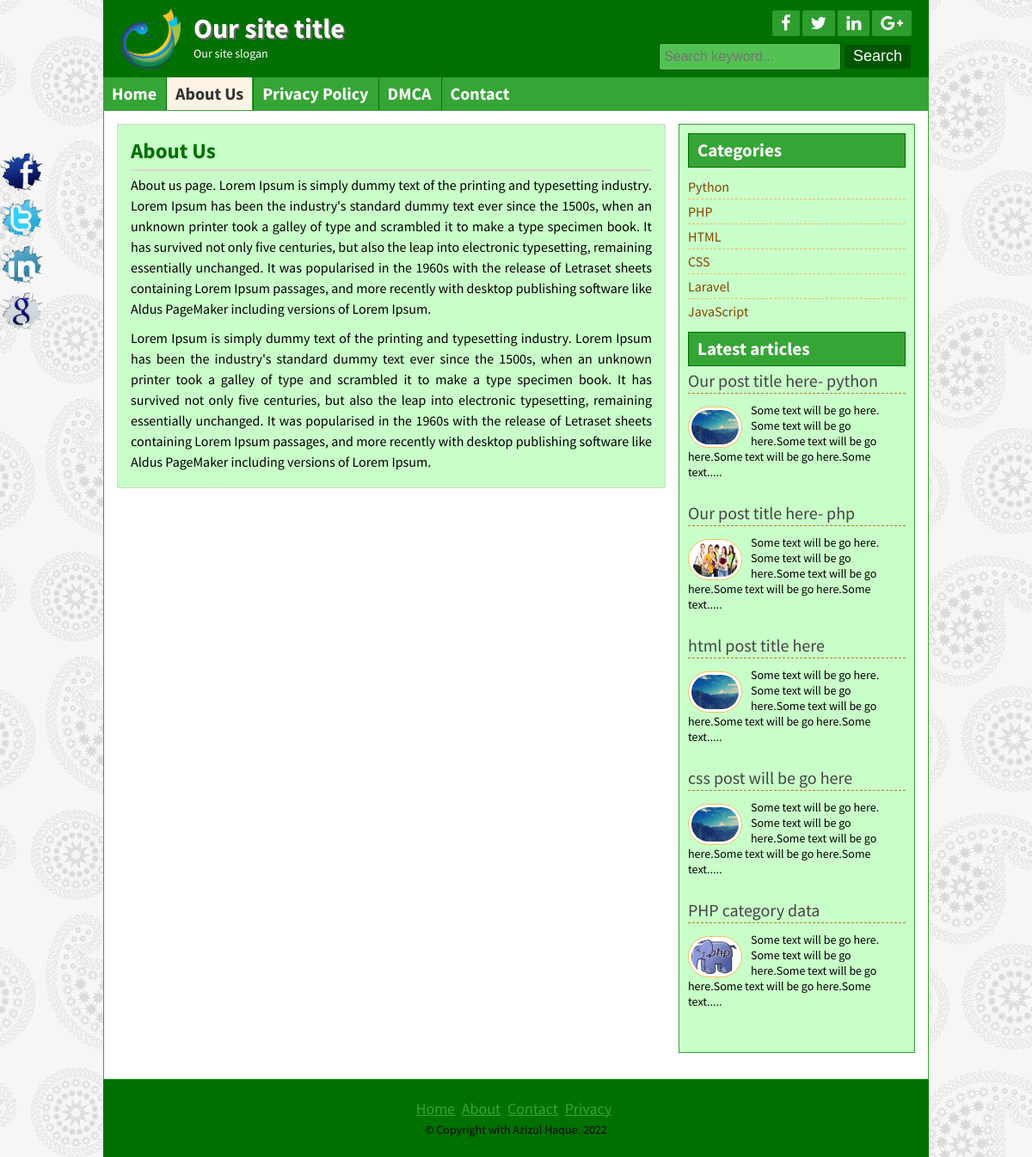
Page /page.php?pageid=1 on the committed database.
### tables this page shows
CREATE TABLE `title_slogan` (
  `id` int(11) NOT NULL,
  `title` varchar(255) NOT NULL,
  `slogan` varchar(255) NOT NULL,
  `logo` varchar(255) NOT NULL
);

CREATE TABLE `tbl_social` (
  `id` int(11) NOT NULL,
  `fb` varchar(255) NOT NULL,
  `tw` varchar(255) NOT NULL,
  `ln` varchar(255) NOT NULL,
  `gp` varchar(255) NOT NULL
);

CREATE TABLE `tbl_page` (
  `id` int(11) NOT NULL,
  `name` varchar(255) NOT NULL,
  `body` mediumtext NOT NULL
);

CREATE TABLE `tbl_category` (
  `id` int(11) NOT NULL,
  `name` varchar(50) NOT NULL
);

CREATE TABLE `tbl_post` (
  `id` int(11) NOT NULL,
  `cat` int(11) NOT NULL,
  `title` varchar(255) NOT NULL,
  `body` text NOT NULL,
  `image` varchar(255) NOT NULL,
  `author` varchar(50) NOT NULL,
  `tags` varchar(255) NOT NULL,
  `date` timestamp NOT NULL DEFAULT current_timestamp(),
  `userid` int(11) NOT NULL
);

CREATE TABLE `tbl_footer` (
  `id` int(11) NOT NULL,
  `note` varchar(255) NOT NULL
);

### lib/Database.php (called while the page is built, shortened)
<?php
	Class Database{
		public $host   = DB_HOST;
		public $user   = DB_USER;
		public $pass   = DB_PASS;
		public $dbname = DB_NAME;
		public $link;
		private function connectDB(){
		$this->link = new mysqli($this->host, $this->user, $this->pass, $this->dbname);
	}
		public function select($query){
			$result = $this->link->query($query) or die($this->link->error.__LINE__);
			if($result->num_rows > 0){
				return $result;
			} else {
				return false;
			}
		}
	}
?>

### helpers/format.php (called while the page is built, shortened)
<?php
class Format
{
    public function textShorten($text, $limit = 400)
    {
        $text = $text." ";
        $text = substr($text, 0, $limit);
        $text = substr($text, 0, strrpos($text, ' '));
        $text = $text.".....";
        return $text;
    }
}
?>

### page.php (the view)
<?php include 'inc/header.php'; ?>
<?php
	$pageid = mysqli_real_escape_string($db->link, $_GET['pageid']);
	if (!isset($pageid) || $pageid == NULL) {
		header("Location:404.php");
	} else {
		$id = $pageid;
	}
?>
<?PHP
	$pagequery = "SELECT * FROM tbl_page WHERE id = $id";
	$pagedetails = $db->select($pagequery);
	if ($pagedetails) {
		while ($result = $pagedetails->fetch_assoc()) {
			?>
<div class="contentsection contemplete clear" style="display:flex;">
	<div class="maincontent clear" style="height:fit-content;">
			<div class="about">
				<h2><?php echo $result['name']; ?></h2>
				<?php echo $result['body']; ?>
	</div>
</div>
<?php
		}
	}
	else{
		header("Location:404.php");
	}
?>
<?php include 'inc/sidebar.php'; ?>
<?php include 'inc/footer.php'; ?>

### inc/header.php (shortened to what this page needs)
<?php include 'lib/Database.php' ?>
<?php include 'helpers/Format.php' ?>
<?php
	$db = new Database();
	$fm = new Format();
?>
<!DOCTYPE html>
<html>
<head>
	<?php include 'scripts/css.php'; ?>
</head>
<body>
	<div class="headersection templete clear">
		<a href="index.php">
			<div class="logo">
				<?php
					$query = "SELECT * FROM title_slogan WHERE id = 1";
					$blog_title = $db->select($query);
					if ($blog_title) {
                        while ($result = $blog_title->fetch_assoc()) {
                            ?>
				<img src="admin/<?php echo $result['logo']; ?>" alt="Logo"/>
				<h2><?php echo $result['title']; ?></h2>
				<p><?php echo $result['slogan']; ?></p>
				<?php
                        } } ?>
			</div>
		</a>
		<div class="social clear">
			<div class="icon clear">
				<?php
					$query = "SELECT * FROM tbl_social WHERE id = 1";
					$socialmedia = $db->select($query);
					if ($socialmedia) {
                        while ($result = $socialmedia->fetch_assoc()) {
                            ?>
				<a href="<?php echo $result['fb']; ?>" target="_blank"><i class="fa fa-facebook"></i></a>
				<a href="<?php echo $result['tw']; ?>" target="_blank"><i class="fa fa-twitter"></i></a>
				<a href="<?php echo $result['ln']; ?>" target="_blank"><i class="fa fa-linkedin"></i></a>
				<a href="<?php echo $result['gp']; ?>" target="_blank"><i class="fa fa-google-plus"></i></a>
				<?php
                        } }
				?>
			</div>
			<div class="searchbtn clear">
			<form action="search.php" method="get">
				<input type="text" name="search" placeholder="Search keyword..."/>
				<input type="submit" name="submit" value="Search"/>
			</form>
			</div>
		</div>
	</div>
<div class="navsection templete">
	<?php
		$path = $_SERVER['SCRIPT_FILENAME'];
		$currentpage = basename($path, '.php');
	?>
	<ul>
		<li><a
		<?php
			if ($currentpage == 'index') {
				echo "id = 'active'";
			}
		?>
		href="index.php">Home</a></li>
		<?php
			$query = "SELECT * FROM tbl_page";
			$page = $db->select($query);
			if ($page) {
				while ($result = $page->fetch_assoc()) {
					?>
		<li><a
		<?php
			if (isset($_GET['pageid']) && $_GET['pageid'] == $result['id']) {
				echo "id='active'";
			}
		?>
		href="page.php?pageid=<?php echo $result['id']; ?>"><?php echo $result['name']; ?></a></li>
		<?php
				} }
		?>
		<li><a
		<?php
			if ($currentpage == 'contact') {
				echo "id = 'active'";
			}
		?>
		href="contact.php">Contact</a></li>
	</ul>
</div>

### inc/sidebar.php
<div class="sidebar clear" style="height:fit-content;">
	<div class="samesidebar clear">
		<h2>Categories</h2>
		<ul>
			<?php
				$query = "SELECT * FROM tbl_category";
				$category = $db->select($query);
				if ($category) {
					while ($result = $category->fetch_assoc()){
						?>
						<li><a href="posts.php?category=<?php echo $result['id']; ?>"><?php echo $result['name']; ?></a></li>
						<?php } } else{ ?>
							<li><a href="#">No category avilable!!</a></li>
						<?php } ?>
		</ul>
	</div>
    <div class="samesidebar clear">
		<h2>Latest articles</h2>
		<?php
			$query = "SELECT * FROM tbl_post limit 5";
			$post = $db->select($query);
			if ($post) {
				while ($result = $post->fetch_assoc()){
		?>
		<div class="popular clear">
			<h3><a href="post.php?id=<?php echo $result['id']; ?>"><?php echo $result['title']; ?></a></h3>
			<a href="post.php?id=<?php echo $result['id']; ?>"><img src="admin/<?php echo $result['image']; ?>" alt="post image"/></a>
			<?php echo $fm->textShorten($result['body'], 120); ?>
		</div>
		<?php
				} } else{header("Location:404.php"); }
		?>
	</div>
</div>

### inc/footer.php (shortened to what this page needs)
</div>
<div class="footersection templete clear">
	  <div class="footermenu clear">
		<ul>
			<li><a href="#">Home</a></li>
			<li><a href="#">About</a></li>
			<li><a href="#">Contact</a></li>
			<li><a href="#">Privacy</a></li>
		</ul>
	  </div>
	  <?php
	  		$query = "SELECT * FROM tbl_footer WHERE id = 1";
			$footernote = $db->select($query);
            if ($footernote) {
                while ($result = $footernote->fetch_assoc()) {
                    ?>
	  <p>&copy; <?php echo $result['note']; ?>. <?php echo date('Y');                                                                                                                      ?></p>
	  <?php
                }
            }
	  ?>
	</div>
	<div class="fixedicon clear">
		<?php
			$query = "SELECT * FROM tbl_social WHERE id = 1";
			$socialmedia = $db->select($query);
			if ($socialmedia) {
                while ($result = $socialmedia->fetch_assoc()) {
                    ?>
		<a href="<?php echo $result['fb']; ?>" target="_blank"><img src="images/fb.png" alt="Facebook"/></a>
		<a href="<?php echo $result['tw']; ?>" target="_blank"><img src="images/tw.png" alt="Twitter"/></a>
		<a href="<?php echo $result['ln']; ?>" target="_blank"><img src="images/in.png" alt="LinkedIn"/></a>
		<a href="<?php echo $result['gp']; ?>" target="_blank"><img src="images/gl.png" alt="GooglePlus"/></a>
		<?php
                } }
		?>
	</div>
</body>
</html>

### style.css (style rules this page uses)
* { margin:0;padding:0;outline:0 }
body { font-family: 'Source Sans Pro', sans-serif;font-size:14px;line-height:18px;color:#000;background:url(images/bg.png)repeat fixed 0 0 #fff; }
.templete { width:960px;margin:0 auto; }
.contemplete { margin: 0 auto; width: 928px; }
.clear { overflow:hidden; }
input[type="text"], input[type="email"] { border: 1px solid #cfc5b6; border-radius: 3px; margin-bottom: 5px; padding: 5px; width: 300px; }
input[type="submit"] { background: #b7801c none repeat scroll 0 0; border: 1px solid #e6af4b; color: #fff; cursor: pointer; font-size: 20px; padding: 1px 10px; }
.headersection { background: #ca932f none repeat scroll 0 0; color: #fff; }
.logo { float: left; width: 580px; }
.logo img { float: left; margin-right: 15px; padding-bottom: 10px; padding-left: 20px; padding-top: 10px; width: 70px; }
.logo h2 { color: #fff; font-size: 32px; margin-bottom: 11px; margin-top: 24px; text-shadow: 2px 2px 0 #666; }
.logo p { color:#fff; }
.social { float: right; margin-right: 20px; margin-top: 12px; text-align: right; width: 360px; }
.icon { float: right; }
.icon a { background: #a56e0a none repeat scroll 0 0; border-radius: 2px; color: #fff; display: block; float: left; font-size: 20px; margin-left: 3px; padding: 5px 10px; }
.searchbtn { float: right; margin-top: 8px; }
.searchbtn input[type="text"] { border: 1px solid #A56E0A; width: 200px; background: #FFE07C; font-size: 16px; height: 20px; }
.searchbtn input[type="submit"] { border: 1px solid #9d6602; border-radius: 3px; font-size: 18px; height: 30px; padding-left: 10px; padding-right: 10px; padding-top: 0; cursor: pointer; }
.navsection { background: none repeat scroll 0 0 #e6af4b; min-height: 38px; }
.navsection ul { margin:0;padding:0;list-style:none; }
.navsection ul li { border-left: 1px solid #fdc662; border-right: 1px solid #c18a26; display: block; float: left; position:relative; }
.navsection ul li:first-child { border-left: 0px solid #fdc662; }
.navsection ul li:last-child { border-right: 0px solid #c18a26; }
.navsection ul li a { color: #fff; display: block; font-size: 20px; font-weight: bold; padding: 10px; text-decoration: none; }
.navsection ul li a:hover, #active { background:#FEF4E5;color:#333; }
.contentsection { background: #ffffff none repeat scroll 0 0; border: 1px solid #ca932f; padding: 15px; }
.contentsection { display: flex; }
.maincontent { background: #fef4e5 none repeat scroll 0 0; border: 1px solid #ded4c5; float: left; margin: 0 15px 15px 0; padding: 8px 15px; width: 606px; height: fit-content; }
.about { font-size: 16px; line-height: 24px; text-align: justify; }
.about p { font-size: 16px; line-height: 24px; margin-bottom: 10px; text-align: justify; }
.samepost h2, .about h2 { border-bottom: 2px solid #e0d6c7; color: #ac7511; font-size: 25px; margin-bottom: 4px; padding: 10px 10px 10px 0; }
.sidebar { background: #fef4e5 none repeat scroll 0 0; border: 1px solid #ded4c5; float: right; margin-bottom: 15px; margin-top: 0; padding: 10px; width: 253px; height: fit-content; }
.samesidebar { margin-bottom: 10px; }
.samesidebar h2 { background: #e6af4b none repeat scroll 0 0; border-bottom: 2px solid #b7801c; color: #333; margin-bottom: 8px; padding: 10px; }
.samesidebar ul { padding:0;margin:0;list-style:none; }
.samesidebar ul li { border-bottom: 1px dashed #e9c05c; font-size: 16px; padding: 5px 8px 5px 0; }
.samesidebar ul li:last-child { border-bottom: 0px dashed #e9c05c; }
.samesidebar ul li a { color: #814a00; text-decoration: none; }
.samesidebar p { margin-bottom: 10px; }
.popular { margin-bottom: 20px; }
.popular h3 { border-bottom: 1px dashed #b7801c; font-size: 20px; font-weight: normal; margin-bottom: 10px; padding-bottom: 5px; }
.popular h3 a { text-decoration:none;color:#444 }
.popular img { background: #fff none repeat scroll 0 0; border: 1px solid #f6bf5b; border-radius: 30px; float: left; height: 40px; margin-right: 10px; margin-top: 5px; padding: 3px; width: 55px; }
.footersection { height:90px;background:#B7801C;text-align:center }
.footermenu { margin-top: 25px; margin-bottom: 5px; }
.footermenu ul { padding:0;margin:0;list-style:none;text-align:center; }
.footermenu ul li { display:inline-block; }
.footermenu ul li a { color: #E6AF4B; font-size: 18px; margin-right: 5px; }
.fixedicon { left: 0; position: fixed; top: 175px; width: 60px; }
.fixedicon img { width: 50px; }

### rows in the picture
title_slogan: logo (picture), title "Our site title", slogan "Our site slogan"
tbl_page: name "About Us", body "About us page. Lorem Ipsum is simply dummy text of the printing and typesetting industry. Lorem Ipsum has been the industry's standard dummy text ever since the 1500s, when an unknown printer took a galley of type and scrambled it to make a type specimen book. It has survived not only five centuries, but also the leap into electronic typesetting, remaining essentially unchanged. It was popularised in the 1960s with the release of Letraset sheets containing Lorem Ipsum passages, and more recently with desktop publishing software like Aldus PageMaker including versions of Lorem Ipsum. Lorem Ipsum is simply dummy text of the printing and typesetting industry. Lorem Ipsum has been the…"
tbl_page: name "Privacy Policy"
tbl_page: name "DMCA"
tbl_category: name "Python"
tbl_category: name "PHP"
tbl_category: name "HTML"
tbl_category: name "CSS"
tbl_category: name "Laravel"
tbl_category: name "JavaScript"
tbl_post: title "Our post title here- python", image (picture), body "Some text will be go here. Some text will be go here.Some text will be go here.Some text will be go here.Some text....."
tbl_post: title "Our post title here- php", image (picture), body "Some text will be go here. Some text will be go here.Some text will be go here.Some text will be go here.Some text....."
tbl_post: title "html post title here", image (picture), body "Some text will be go here. Some text will be go here.Some text will be go here.Some text will be go here.Some text....."
tbl_post: title "css post will be go here", image (picture), body "Some text will be go here. Some text will be go here.Some text will be go here.Some text will be go here.Some text....."
tbl_post: title "PHP category data", image (picture), body "Some text will be go here. Some text will be go here.Some text will be go here.Some text will be go here.Some text....."
tbl_footer: note "Copyright with Azizul Haque"
